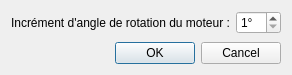
<?xml version="1.0" encoding="UTF-8"?>
<ui version="4.0">
 <class>Dialog</class>
 <widget class="QDialog" name="Dialog">
  <property name="geometry">
   <rect>
    <x>0</x>
    <y>0</y>
    <width>289</width>
    <height>75</height>
   </rect>
  </property>
  <property name="windowTitle">
   <string>Paramètres</string>
  </property>
  <layout class="QVBoxLayout" name="verticalLayout_3">
   <item>
    <layout class="QFormLayout" name="formLayout">
     <item row="0" column="0">
      <widget class="QLabel" name="label">
       <property name="text">
        <string>Incrément d'angle de rotation du moteur :</string>
       </property>
      </widget>
     </item>
     <item row="0" column="1">
      <widget class="QDoubleSpinBox" name="doubleSpinBox_motorIncrement">
       <property name="suffix">
        <string>°</string>
       </property>
       <property name="decimals">
        <number>0</number>
       </property>
       <property name="minimum">
        <double>1.000000000000000</double>
       </property>
       <property name="maximum">
        <double>45.000000000000000</double>
       </property>
      </widget>
     </item>
    </layout>
   </item>
   <item>
    <widget class="QDialogButtonBox" name="buttonBox">
     <property name="standardButtons">
      <set>QDialogButtonBox::Cancel|QDialogButtonBox::Ok</set>
     </property>
    </widget>
   </item>
  </layout>
 </widget>
 <resources/>
 <connections/>
</ui>
